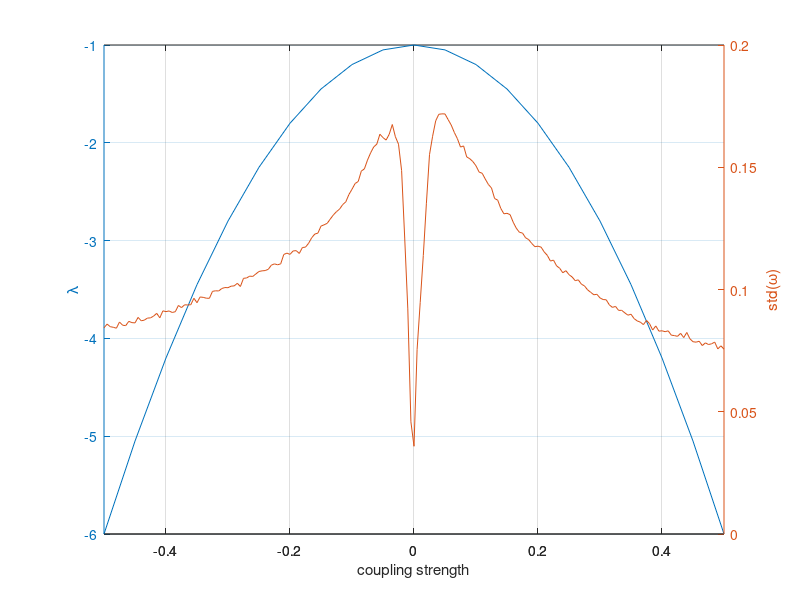

Recreate this plot in MATLAB.
% 
% fig_05_rate_mode.m
%
% make figure demonstrating firing rate mode formation
%
% formula derived in section 4.1 of Maxima file analytics.wxm
%
% marmaduke 13/05/2012
%

figure(1)
clf

g = -0.5:0.05:0.5; m=20;
%lam = 1-(g.^2.*m.^2.*sqrt(4.*g.^2.*m.^2+4))./((g.^2.*m.^2+1).*...
%    sqrt(4-(g.*m.*sqrt(4.*g.^2.*m.^2+4))./(g.^2.*m.^2+1)));

% ignore I0
lam = - 1 - g.^2*m;

if ~exist('rate_mode.mat'), data_rate_mode, end
data = load('rate_mode.mat');

[ax, h1, h2] = plotyy(g, lam, data.gs, data.stds);
set(get(ax(1), 'Ylabel'), 'String', '\lambda')
set(get(ax(2), 'Ylabel'), 'String', 'std(\omega)')
xlabel('coupling strength')
grid on

print -dpng doc\fig\rate-mode-formation.png
